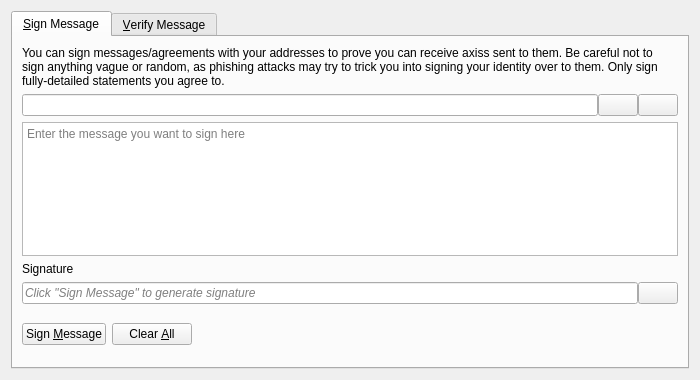
<?xml version="1.0" encoding="UTF-8"?>
<ui version="4.0">
 <class>SignVerifyMessageDialog</class>
 <widget class="QDialog" name="SignVerifyMessageDialog">
  <property name="geometry">
   <rect>
    <x>0</x>
    <y>0</y>
    <width>700</width>
    <height>380</height>
   </rect>
  </property>
  <property name="windowTitle">
   <string>Signatures - Sign / Verify a Message</string>
  </property>
  <property name="modal">
   <bool>true</bool>
  </property>
  <layout class="QVBoxLayout" name="verticalLayout">
   <item>
    <widget class="QTabWidget" name="tabWidget">
     <property name="currentIndex">
      <number>0</number>
     </property>
     <widget class="QWidget" name="tabSignMessage">
      <attribute name="title">
       <string>&amp;Sign Message</string>
      </attribute>
      <layout class="QVBoxLayout" name="verticalLayout_SM">
       <item>
        <widget class="QLabel" name="infoLabel_SM">
         <property name="text">
          <string>You can sign messages/agreements with your addresses to prove you can receive axiss sent to them. Be careful not to sign anything vague or random, as phishing attacks may try to trick you into signing your identity over to them. Only sign fully-detailed statements you agree to.</string>
         </property>
         <property name="textFormat">
          <enum>Qt::PlainText</enum>
         </property>
         <property name="wordWrap">
          <bool>true</bool>
         </property>
        </widget>
       </item>
       <item>
        <layout class="QHBoxLayout" name="horizontalLayout_1_SM">
         <property name="spacing">
          <number>0</number>
         </property>
         <item>
          <widget class="QValidatedLineEdit" name="addressIn_SM">
           <property name="toolTip">
            <string>The Axis address to sign the message with</string>
           </property>
          </widget>
         </item>
         <item>
          <widget class="QPushButton" name="addressBookButton_SM">
           <property name="toolTip">
            <string>Choose previously used address</string>
           </property>
           <property name="text">
            <string/>
           </property>
           <property name="icon">
            <iconset resource="../bitcoin.qrc">
             <normaloff>:/icons/address-book</normaloff>:/icons/address-book</iconset>
           </property>
           <property name="shortcut">
            <string>Alt+A</string>
           </property>
           <property name="autoDefault">
            <bool>false</bool>
           </property>
          </widget>
         </item>
         <item>
          <widget class="QPushButton" name="pasteButton_SM">
           <property name="toolTip">
            <string>Paste address from clipboard</string>
           </property>
           <property name="text">
            <string/>
           </property>
           <property name="icon">
            <iconset resource="../bitcoin.qrc">
             <normaloff>:/icons/editpaste</normaloff>:/icons/editpaste</iconset>
           </property>
           <property name="shortcut">
            <string>Alt+P</string>
           </property>
           <property name="autoDefault">
            <bool>false</bool>
           </property>
          </widget>
         </item>
        </layout>
       </item>
       <item>
        <widget class="QPlainTextEdit" name="messageIn_SM">
         <property name="toolTip">
          <string>Enter the message you want to sign here</string>
         </property>
         <property name="placeholderText">
          <string>Enter the message you want to sign here</string>
         </property>
        </widget>
       </item>
       <item>
        <widget class="QLabel" name="signatureLabel_SM">
         <property name="text">
          <string>Signature</string>
         </property>
         <property name="textFormat">
          <enum>Qt::PlainText</enum>
         </property>
        </widget>
       </item>
       <item>
        <layout class="QHBoxLayout" name="horizontalLayout_2_SM">
         <property name="spacing">
          <number>0</number>
         </property>
         <item>
          <widget class="QLineEdit" name="signatureOut_SM">
           <property name="placeholderText">
            <string>Click "Sign Message" to generate signature</string>
           </property>
           <property name="font">
            <font>
             <italic>true</italic>
            </font>
           </property>
           <property name="readOnly">
            <bool>true</bool>
           </property>
          </widget>
         </item>
         <item>
          <widget class="QPushButton" name="copySignatureButton_SM">
           <property name="toolTip">
            <string>Copy the current signature to the system clipboard</string>
           </property>
           <property name="text">
            <string/>
           </property>
           <property name="icon">
            <iconset resource="../bitcoin.qrc">
             <normaloff>:/icons/editcopy</normaloff>:/icons/editcopy</iconset>
           </property>
           <property name="autoDefault">
            <bool>false</bool>
           </property>
          </widget>
         </item>
        </layout>
       </item>
       <item>
        <layout class="QHBoxLayout" name="horizontalLayout_3_SM">
         <item>
          <widget class="QPushButton" name="signMessageButton_SM">
           <property name="toolTip">
            <string>Sign the message to prove you own this Axis address</string>
           </property>
           <property name="text">
            <string>Sign &amp;Message</string>
           </property>
           <property name="icon">
            <iconset resource="../bitcoin.qrc">
             <normaloff>:/icons/edit</normaloff>:/icons/edit</iconset>
           </property>
           <property name="autoDefault">
            <bool>false</bool>
           </property>
          </widget>
         </item>
         <item>
          <widget class="QPushButton" name="clearButton_SM">
           <property name="toolTip">
            <string>Reset all sign message fields</string>
           </property>
           <property name="text">
            <string>Clear &amp;All</string>
           </property>
           <property name="icon">
            <iconset resource="../bitcoin.qrc">
             <normaloff>:/icons/remove</normaloff>:/icons/remove</iconset>
           </property>
           <property name="autoDefault">
            <bool>false</bool>
           </property>
          </widget>
         </item>
         <item>
          <spacer name="horizontalSpacer_1_SM">
           <property name="orientation">
            <enum>Qt::Horizontal</enum>
           </property>
           <property name="sizeHint" stdset="0">
            <size>
             <width>40</width>
             <height>48</height>
            </size>
           </property>
          </spacer>
         </item>
         <item>
          <widget class="QLabel" name="statusLabel_SM">
           <property name="font">
            <font>
             <weight>75</weight>
             <bold>true</bold>
            </font>
           </property>
           <property name="text">
            <string/>
           </property>
           <property name="wordWrap">
            <bool>true</bool>
           </property>
          </widget>
         </item>
         <item>
          <spacer name="horizontalSpacer_2_SM">
           <property name="orientation">
            <enum>Qt::Horizontal</enum>
           </property>
           <property name="sizeHint" stdset="0">
            <size>
             <width>40</width>
             <height>48</height>
            </size>
           </property>
          </spacer>
         </item>
        </layout>
       </item>
      </layout>
     </widget>
     <widget class="QWidget" name="tabVerifyMessage">
      <attribute name="title">
       <string>&amp;Verify Message</string>
      </attribute>
      <layout class="QVBoxLayout" name="verticalLayout_VM">
       <item>
        <widget class="QLabel" name="infoLabel_VM">
         <property name="text">
          <string>Enter the receiver's address, message (ensure you copy line breaks, spaces, tabs, etc. exactly) and signature below to verify the message. Be careful not to read more into the signature than what is in the signed message itself, to avoid being tricked by a man-in-the-middle attack. Note that this only proves the signing party receives with the address, it cannot prove sendership of any transaction!</string>
         </property>
         <property name="textFormat">
          <enum>Qt::PlainText</enum>
         </property>
         <property name="alignment">
          <set>Qt::AlignLeading|Qt::AlignLeft|Qt::AlignTop</set>
         </property>
         <property name="wordWrap">
          <bool>true</bool>
         </property>
        </widget>
       </item>
       <item>
        <layout class="QHBoxLayout" name="horizontalLayout_1_VM">
         <property name="spacing">
          <number>0</number>
         </property>
         <item>
          <widget class="QValidatedLineEdit" name="addressIn_VM">
           <property name="toolTip">
            <string>The Axis address the message was signed with</string>
           </property>
          </widget>
         </item>
         <item>
          <widget class="QPushButton" name="addressBookButton_VM">
           <property name="toolTip">
            <string>Choose previously used address</string>
           </property>
           <property name="text">
            <string/>
           </property>
           <property name="icon">
            <iconset resource="../bitcoin.qrc">
             <normaloff>:/icons/address-book</normaloff>:/icons/address-book</iconset>
           </property>
           <property name="shortcut">
            <string>Alt+A</string>
           </property>
           <property name="autoDefault">
            <bool>false</bool>
           </property>
          </widget>
         </item>
        </layout>
       </item>
       <item>
        <widget class="QPlainTextEdit" name="messageIn_VM">
          <property name="toolTip">
            <string>The signed message to verify</string>
          </property>
          <property name="placeholderText">
            <string>The signed message to verify</string>
          </property>
        </widget>
       </item>
       <item>
        <widget class="QValidatedLineEdit" name="signatureIn_VM">
          <property name="toolTip">
            <string>The signature given when the message was signed</string>
          </property>
          <property name="placeholderText">
            <string>The signature given when the message was signed</string>
          </property>
        </widget>
       </item>
       <item>
        <layout class="QHBoxLayout" name="horizontalLayout_2_VM">
         <item>
          <widget class="QPushButton" name="verifyMessageButton_VM">
           <property name="toolTip">
            <string>Verify the message to ensure it was signed with the specified Axis address</string>
           </property>
           <property name="text">
            <string>Verify &amp;Message</string>
           </property>
           <property name="icon">
            <iconset resource="../bitcoin.qrc">
             <normaloff>:/icons/transaction_0</normaloff>:/icons/transaction_0</iconset>
           </property>
           <property name="autoDefault">
            <bool>false</bool>
           </property>
          </widget>
         </item>
         <item>
          <widget class="QPushButton" name="clearButton_VM">
           <property name="toolTip">
            <string>Reset all verify message fields</string>
           </property>
           <property name="text">
            <string>Clear &amp;All</string>
           </property>
           <property name="icon">
            <iconset resource="../bitcoin.qrc">
             <normaloff>:/icons/remove</normaloff>:/icons/remove</iconset>
           </property>
           <property name="autoDefault">
            <bool>false</bool>
           </property>
          </widget>
         </item>
         <item>
          <spacer name="horizontalSpacer_1_VM">
           <property name="orientation">
            <enum>Qt::Horizontal</enum>
           </property>
           <property name="sizeHint" stdset="0">
            <size>
             <width>40</width>
             <height>48</height>
            </size>
           </property>
          </spacer>
         </item>
         <item>
          <widget class="QLabel" name="statusLabel_VM">
           <property name="font">
            <font>
             <weight>75</weight>
             <bold>true</bold>
            </font>
           </property>
           <property name="text">
            <string/>
           </property>
           <property name="wordWrap">
            <bool>true</bool>
           </property>
          </widget>
         </item>
         <item>
          <spacer name="horizontalSpacer_2_VM">
           <property name="orientation">
            <enum>Qt::Horizontal</enum>
           </property>
           <property name="sizeHint" stdset="0">
            <size>
             <width>40</width>
             <height>48</height>
            </size>
           </property>
          </spacer>
         </item>
        </layout>
       </item>
      </layout>
     </widget>
    </widget>
   </item>
  </layout>
 </widget>
 <customwidgets>
  <customwidget>
   <class>QValidatedLineEdit</class>
   <extends>QLineEdit</extends>
   <header>qt/qvalidatedlineedit.h</header>
  </customwidget>
 </customwidgets>
 <resources>
  <include location="../bitcoin.qrc"/>
 </resources>
 <connections/>
</ui>
